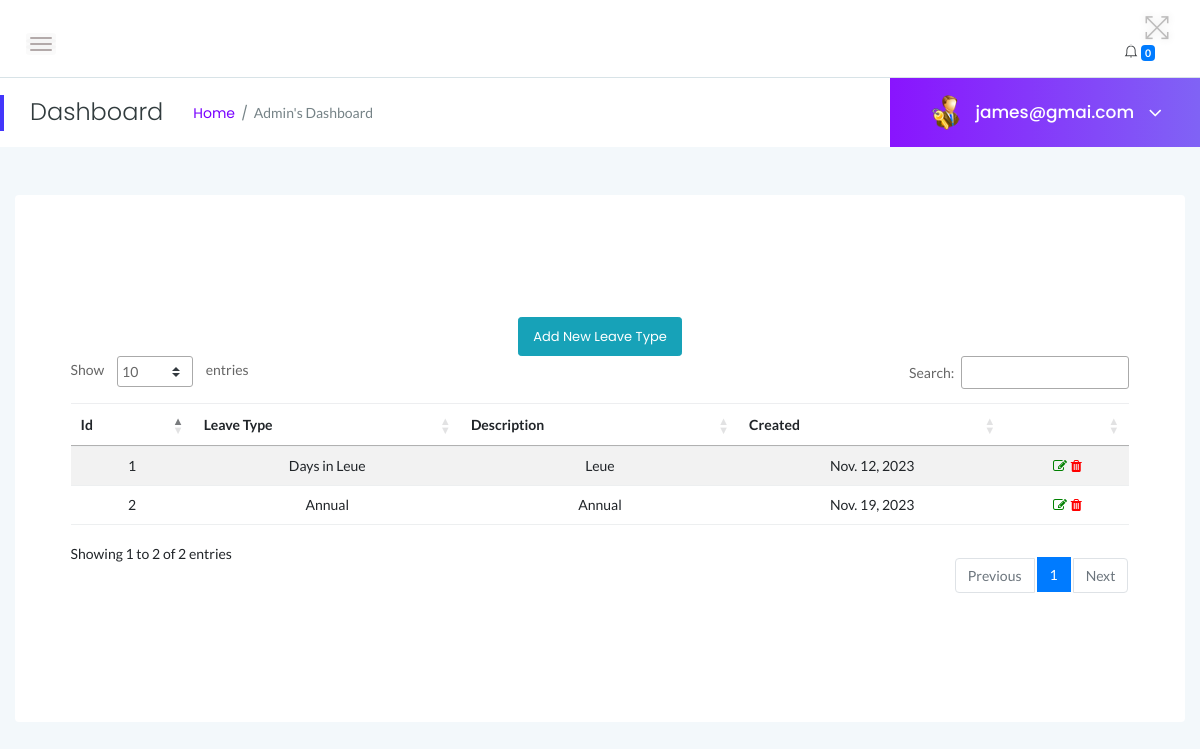
The app's page /myadmin/leavetype-list/ (signed in), older data.
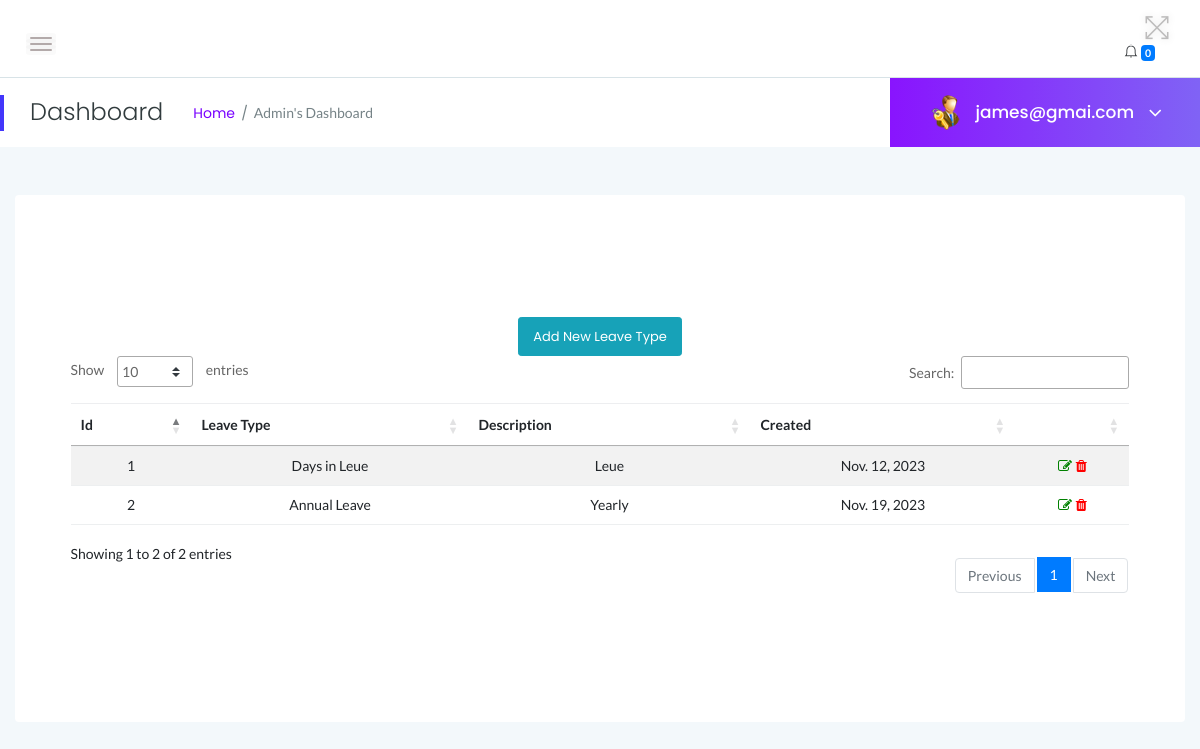
The same page, newer data.
### myadmin/models.py (models this page shows, shortened)
class LeaveType(models.Model):
    leavetype = models.CharField(max_length=255)
    Description = models.TextField()
    PostingDate = models.DateField(auto_now_add=True)

### myadmin/views.py (the view)
# urls.py: path('leavetype-list/', views.leave_type_list, name='leavetype_list'),
@login_required
def leave_type_list(request):
    leave_types = LeaveType.objects.all()  # Query all leave types
    return render(request, 'admin/leave_type_list.html', {'leave_types': leave_types})

### myadmin/templates/admin/leave_type_list.html (shortened to what this page needs)
{% extends 'admin/leave_type_section.html' %}

### myadmin/templates/admin/leave_type_section.html (shortened to what this page needs)
{% load static %}
<!DOCTYPE html>
<html class="no-js" lang="en">
<head>
{% include 'admin/top.html' %}
</head>
<body>
{% include 'admin/sidebars.html' %}
        <div class="main-content-inner">
            <div class="row">
                <div class="col-12 mt-5">
                    <div class="card">
            <div class="main-content-inner">
                <div class="row">
                    <div class="col-12 mt-5">
                        <div class="card">
                            <div class="card-body">
                                <center><a href="{% url 'myadmin:add_leave_type' %}" class="btn btn-sm btn-info">Add New Leave Type</a></center>
                                <table id="dataTable3" class="table table-hover table-striped text-center">
                                    <thead class="text-capitalize">
                                        <tr>
                                            <th>Id</th>
                                            <th>Leave Type</th>
                                            <th>Description</th>
                                            <th>Created</th>
                                            <th></th>
                                        </tr>
                                    </thead>
                                    <tbody>
                                    {% for leave_type in leave_types %}
                                        <tr>
                                            <td>{{ forloop.counter }}</td>
                                            <td>{{ leave_type.leavetype }}</td>
                                            <td>{{ leave_type.Description }}</td>
                                            <td>{{ leave_type.PostingDate }}</td>
                                            <td>
                                                <a href="{% url 'myadmin:update_leave_type' lid=leave_type.id %}">
    <i class="fa fa-edit" style="color:green"></i>
</a>
                                                <a href="{% url 'myadmin:leave_deleter' %}?del={{ leave_type.id }}" onclick="return confirm('Do you want to delete?');"><i class="fa fa-trash" style="color:red"></i></a>
                                            </td>
                                        </tr>
                                    {% endfor %}
                                    </tbody>
                                </table>
                            </div>
                        </div>
                    </div>
                </div>
            </div>
        </div>
    </div>
                    </div>
                </div>
            </div>
        </div>
    </div>
</div>
    </div>
</body>
</html>

Row changes from the older to the newer data that the page shows:
changed LeaveType: leavetype "Annual" → "Annual Leave"; Description "Annual" → "Yearly"
